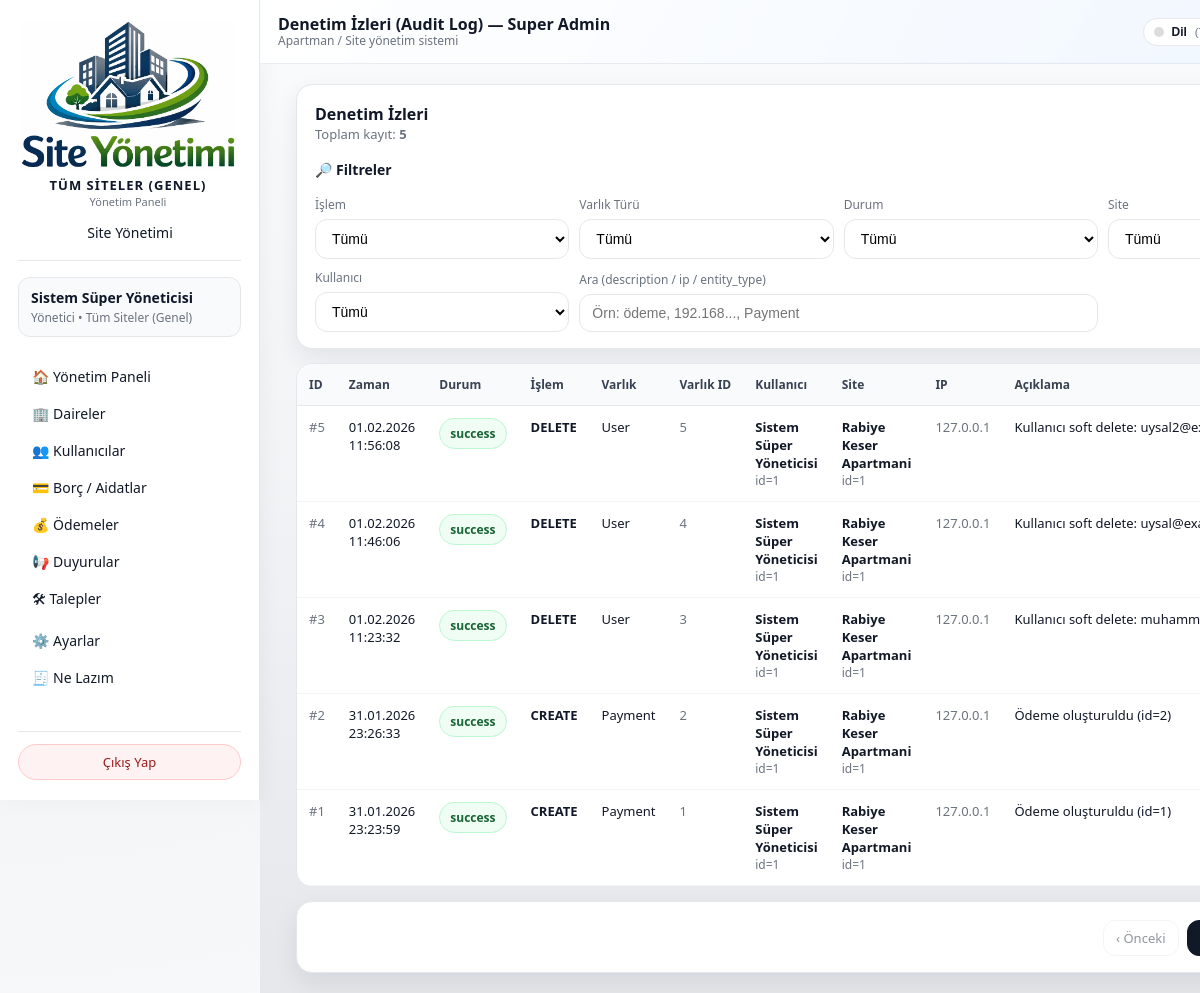
Screenshot of /admin/audit-logs (signed in) with the database file from the repository.
### models/user_model.py (models this page shows, shortened)
class User(db.Model):
    __tablename__ = "users"
    id = db.Column(db.Integer, primary_key=True)
    name = db.Column(db.String(120), nullable=False)
    email = db.Column(db.String(120), unique=True, nullable=False, index=True)
    phone = db.Column(db.String(32), nullable=True)
    password_hash = db.Column(db.String(255), nullable=False)
    role = db.Column(db.String(20), nullable=False, default="resident")
    site_id = db.Column(db.Integer, db.ForeignKey("sites.id"), nullable=True)
    apartment_id = db.Column(
        db.Integer,
        db.ForeignKey("apartments.id"),
        nullable=True,
    )
    is_active = db.Column(db.Boolean, default=True, nullable=False)

### audit_logging.py (models this page shows, shortened)
class AuditLog(db.Model):
    __tablename__ = "audit_logs"
    id = Column(Integer, primary_key=True)
    user_id = Column(Integer, ForeignKey("users.id"), nullable=True)  # eğer user tablon 'users' ise
    user = relationship("User", foreign_keys=[user_id], lazy="joined")
    site_id = Column(Integer, ForeignKey("sites.id"), nullable=True)  # ✅ düzeltildi
    site = relationship("Site", foreign_keys=[site_id], lazy="joined")
    action = Column(String(50), nullable=False)
    entity_type = Column(String(50), nullable=False)
    entity_id = Column(Integer, nullable=True)
    ip_address = Column(String(45), nullable=True)
    user_agent = Column(String(500), nullable=True)
    old_values = Column(Text, nullable=True)
    new_values = Column(Text, nullable=True)
    description = Column(String(255), nullable=True)
    created_at = Column(DateTime, default=datetime.utcnow, nullable=False)
    status = Column(String(20), default="success")
    error_message = Column(Text, nullable=True)

### models/site_model.py (models this page shows, shortened)
class Site(db.Model):
    __tablename__ = "sites"
    id = db.Column(db.Integer, primary_key=True)
    name = db.Column(db.String(150), nullable=False, unique=True)
    description = db.Column(db.String(255), nullable=True)
    db_path = db.Column(db.String(255), nullable=True)
    is_active = db.Column(db.Boolean, nullable=False, default=True)
    users = db.relationship("User", backref="site", lazy="dynamic")

### routes/admin_routes.py (the view, shortened to what this page needs)
@admin_bp.route("/audit-logs", methods=["GET"])
@admin_required
def audit_logs():
    if not _require_super_admin():
        flash("Bu sayfayı sadece Süper Admin görüntüleyebilir.", "error")
        return redirect(url_for("admin.dashboard"))
    page = request.args.get("page", 1, type=int) or 1
    if page < 1:
        page = 1
    per_page = 50
    action = (request.args.get("action") or "").strip()
    entity_type = (request.args.get("entity_type") or "").strip()
    status = (request.args.get("status") or "").strip()
    site_id = request.args.get("site_id", type=int)
    user_id = request.args.get("user_id", type=int)
    q = (request.args.get("q") or "").strip()  # description / ip / entity_id araması
    try:
        query = AuditLog.query
        if action:
            query = query.filter(AuditLog.action == action)
        if entity_type:
            query = query.filter(AuditLog.entity_type == entity_type)
        if status:
            query = query.filter(AuditLog.status == status)
        if site_id:
            query = query.filter(AuditLog.site_id == site_id)
        if user_id:
            query = query.filter(AuditLog.user_id == user_id)
        total = query.count()
        logs = (
            query
            .order_by(AuditLog.created_at.desc())
            .offset((page - 1) * per_page)
            .limit(per_page)
            .all()
        )
        pages = (total + per_page - 1) // per_page if total > 0 else 1
        distinct_pairs = db.session.query(AuditLog.entity_type, AuditLog.action).distinct().all()
        all_entity_types = sorted({et for et, act in distinct_pairs if et})
        all_actions = sorted({act for et, act in distinct_pairs if act})
        all_sites = Site.query.order_by(Site.name.asc()).all()
        all_users = User.query.order_by(User.name.asc()).all()
        return render_template(
            "admin/audit_logs.html",
            logs=logs,
            page=page,
            pages=pages,
            total=total,
            filters={
                "action": action,
                "entity_type": entity_type,
                "status": status,
                "site_id": site_id,
                "user_id": user_id,
                "q": q,
            },
            all_actions=all_actions,
            all_entity_types=all_entity_types,
            all_sites=all_sites,
            all_users=all_users,
        )
    except SQLAlchemyError as exc:
        current_app.logger.exception("Audit log listesi alınamadı: %s", exc)
        flash("Audit log listesi alınırken hata oluştu.", "error")
        return redirect(url_for("admin.dashboard"))

### templates/admin/audit_logs.html (shortened to what this page needs)
{% extends "base.html" %}
{% block topbar_title %}Denetim İzleri (Audit Log) — Super Admin{% endblock %}
{% block content %}
<div class="audit-wrap">
  <div class="card">
    <div class="meta-row">
      <div>
        <h2 style="font-size:16px; margin:0;">Denetim İzleri</h2>
        <div class="count">Toplam kayıt: <b>{{ total }}</b></div>
      </div>
    </div>
    <div class="filters-head">
      <div class="filters-title">🔎 Filtreler</div>
    </div>
    <div class="filters-panel" id="filtersPanel" style="display:block;">
      <form method="GET" class="audit-filters" action="{{ url_for('admin.audit_logs') }}">
        <div class="f">
          <label>İşlem</label>
          <select name="action">
            <option value="">Tümü</option>
          </select>
        </div>
        <div class="f">
          <label>Varlık Türü</label>
          <select name="entity_type">
            <option value="">Tümü</option>
          </select>
        </div>
        <div class="f">
          <label>Durum</label>
          <select name="status">
            <option value="">Tümü</option>
          </select>
        </div>
        <div class="f">
          <label>Site</label>
          <select name="site_id">
            <option value="">Tümü</option>
          </select>
        </div>
        <div class="f">
          <label>Kullanıcı</label>
          <select name="user_id">
            <option value="">Tümü</option>
          </select>
        </div>
        <div class="f-wide">
          <label>Ara (description / ip / entity_type)</label>
          <input name="q" value="{{ filters.q }}" placeholder="Örn: ödeme, 192.168..., Payment" />
        </div>
        <div class="f-btn">
        </div>
      </form>
    </div>
  </div>
  <div class="table-wrap">
    <table>
      <thead>
        <tr>
          <th>ID</th>
          <th>Zaman</th>
          <th>Durum</th>
          <th>İşlem</th>
          <th>Varlık</th>
          <th>Varlık ID</th>
          <th>Kullanıcı</th>
          <th>Site</th>
          <th>IP</th>
          <th>Açıklama</th>
        </tr>
      </thead>
      <tbody>
        {% for log in logs %}
          <tr>
            <td class="muted">#{{ log.id }}</td>
            <td>{{ log.created_at.strftime("%d.%m.%Y %H:%M:%S") if log.created_at else "-" }}</td>
            <td>
              {% if log.status == "success" %}
                <span class="badge badge-success">success</span>
              {% else %}
                <span class="badge badge-failure">failure</span>
              {% endif %}
            </td>
            <td><b>{{ log.action }}</b></td>
            <td>{{ log.entity_type }}</td>
            <td class="muted">{{ log.entity_id if log.entity_id is not none else "-" }}</td>
            <td>
              {% if log.user %}
                <b>{{ log.user.name }}</b>
                <div class="muted" style="font-size:12px;">id={{ log.user_id }}</div>
              {% else %}
                <span class="muted">Sistem / Bilinmiyor</span>
              {% endif %}
            </td>
            <td>
              {% if log.site %}
                <b>{{ log.site.name }}</b>
                <div class="muted" style="font-size:12px;">id={{ log.site_id }}</div>
              {% else %}
                <span class="muted">-</span>
              {% endif %}
            </td>
            <td class="muted">{{ log.ip_address or "-" }}</td>
            <td class="desc" title="{{ log.description or '' }}">{{ log.description or "-" }}</td>
          </tr>
        {% endfor %}
      </tbody>
    </table>
  </div>
  <div class="card">
    <div class="pager">
      {% set args = request.args.to_dict() %}
      {% set prev_page = page - 1 %}
      {% set next_page = page + 1 %}
      {% set args_prev = args.copy() %}
      {% set _ = args_prev.update({"page": prev_page}) %}
      {% set args_next = args.copy() %}
      {% set _ = args_next.update({"page": next_page}) %}
      <a class="{% if page <= 1 %}disabled{% endif %}"
         href="{{ url_for('admin.audit_logs', **args_prev) }}">
        ‹ Önceki
      </a>
      <span class="active">Sayfa {{ page }} / {{ pages }}</span>
    </div>
  </div>
</div>
{% endblock %}

### templates/base.html (shortened to what this page needs)
<!doctype html>
<html lang="{{ session.get('lang','tr') }}">
<head>
  <link rel="stylesheet" href="{{ url_for('static', filename='css/app.css') }}">
</head>
<body class="{% block body_class %}{% endblock %}">
{% set LANG = session.get('lang','tr') %}
{% macro t(k) -%}
  {{ I18N.get(LANG, I18N['tr']).get(k, I18N['tr'].get(k, k)) }}
{%- endmacro %}
<div class="layout">
  <aside class="sidebar" id="sidebar">
    {% set _role = session.get("user_role") %}
    {% set _active_site = session.get("active_site_name") %}
    {% set site_name = session.get("active_site_name")
      or (current_site_name if current_site_name is defined and current_site_name else t('default_brand_name')) %}
    {% if _role == "super_admin" and not _active_site %}
      {% set site_name = t('all_sites_global') %}
    {% endif %}
    <div class="sidebar__header">
      <div class="sidebar__logo-wrapper">
        <img
          src="{{ url_for('static', filename='logo1.png') }}"
          alt="Logo"
          class="sidebar__logo-img"
          style="width:220px; height:150px; object-fit:contain;"
        >
        <div class="sidebar__brand-block">
          <div class="sidebar__brand-title">
            {{ site_name }}
          </div>
          <div class="sidebar__brand-subtitle">
            {{ t('panel_title') }}
          </div>
        </div>
        {% if session.get("user_role") == "super_admin" %}
          <a href="{{ url_for('admin.manage_sites', lang=LANG) }}" class="sidebar__link">
            {{ t('menu_site_mgmt') }}
          </a>
        {% endif %}
      </div>
    </div>
    <div class="sidebar__user">
      {% set user_name = session.get("user_name") %}
      {% set user_role = session.get("user_role") %}
      {% set active_site_name = session.get("active_site_name") %}
      {% set fallback_site_name = session.get("site_name", t('default_site_name')) %}
      {% if user_role == "super_admin" and not active_site_name %}
        {% set fallback_site_name = t('all_sites_global') %}
      {% endif %}
      <div class="sidebar__user-name">
        {% if user_name %}
          {{ user_name }}
        {% else %}
          {{ t('logged_in') }}
        {% endif %}
      </div>
      <div class="sidebar__user-role">
        {% if user_role in ["admin", "super_admin"] %}
          {{ t('role_admin_of') }} {{ active_site_name or fallback_site_name }}
        {% elif user_role == "resident" %}
          {{ t('role_resident_of') }} {{ active_site_name or fallback_site_name }}
        {% else %}
          {{ active_site_name or fallback_site_name }}
        {% endif %}
      </div>
    </div>
    <nav class="sidebar__nav">
      {% set endpoint = request.endpoint or "" %}
      {% if user_role in ["admin", "super_admin"] %}
        <a href="{{ url_for('admin.dashboard', lang=LANG) }}"
           class="sidebar__link {% if endpoint == 'admin.dashboard' %}sidebar__link--active{% endif %}">
          🏠 {{ t('menu_admin_dashboard') }}
        </a>
        <a href="{{ url_for('admin.manage_apartments', lang=LANG) }}"
           class="sidebar__link {% if endpoint == 'admin.manage_apartments' %}sidebar__link--active{% endif %}">
          🏢 {{ t('menu_apartments') }}
        </a>
        <a href="{{ url_for('admin.manage_users', lang=LANG) }}"
           class="sidebar__link {% if endpoint == 'admin.manage_users' %}sidebar__link--active{% endif %}">
          👥 {{ t('menu_users') }}
        </a>
        <a href="{{ url_for('admin.manage_bills', lang=LANG) }}"
           class="sidebar__link {% if endpoint == 'admin.manage_bills' or endpoint == 'admin.dues_summary' %}sidebar__link--active{% endif %}">
          💳 {{ t('menu_bills') }}
        </a>
        <a href="{{ url_for('admin.manage_payments', lang=LANG) }}"
           class="sidebar__link {% if endpoint == 'admin.manage_payments' %}sidebar__link--active{% endif %}">
          💰 {{ t('menu_payments') }}
        </a>
        <a href="{{ url_for('admin.manage_announcements', lang=LANG) }}"
           class="sidebar__link {% if endpoint == 'admin.manage_announcements' %}sidebar__link--active{% endif %}">
          📢 {{ t('menu_announcements') }}
        </a>
        <a href="{{ url_for('admin.manage_tickets', lang=LANG) }}"
           class="sidebar__link {% if endpoint == 'admin.manage_tickets' %}sidebar__link--active{% endif %}">
          🛠 {{ t('menu_tickets') }}
        </a>
        <a href="{{ url_for('admin.settings', lang=LANG) }}"
           class="sidebar__link {% if endpoint == 'admin.settings' %}sidebar__link--active{% endif %}">
          ⚙️ {{ t('menu_settings') }}
        </a>
        <a href="{{ url_for('admin.ne_lazim', lang=LANG) }}"
          class="sidebar__link {% if endpoint == 'admin.ne_lazim' %}sidebar__link--active{% endif %}">
          🧾 {{ t('menu_need_list') }}
        </a>
      {% else %}
        <a href="{{ url_for('admin.dashboard', lang=LANG) }}"
           class="sidebar__link {% if endpoint == 'admin.dashboard' %}sidebar__link--active{% endif %}">
          🏠 {{ t('menu_admin_dashboard') }}
        </a>
      {% endif %}
    </nav>
    <div class="sidebar__footer">
      <a href="{{ url_for('auth.logout', lang=LANG) }}" class="sidebar__logout-btn">
        {{ t('logout') }}
      </a>
    </div>
  </aside>
  <div class="main">
    <header class="topbar">
      <div>
        <div class="topbar__title">
          {% block topbar_title %}{{ t('panel_title') }}{% endblock %}
        </div>
        <div class="topbar__subtitle">
          {% if user_role == "admin" or (user_role == "super_admin" and active_site_name) %}
            {{ t('admin_view') }}
          {% elif user_role == "resident" %}
            {{ t('resident_view') }}
          {% else %}
            {{ t('system_view') }}
          {% endif %}
        </div>
      </div>
      <div class="topbar__user" style="display:flex; align-items:center; gap:10px;">
        <div class="lang-switch" id="langSwitch">
          <button type="button" class="lang-btn" id="langBtn" aria-haspopup="true" aria-expanded="false">
            <span class="lang-dot"></span>
            <span style="font-weight:600;">{{ t('language') }}</span>
            <span style="color:#6b7280; font-size:11px;">({{ LANG|upper }})</span>
          </button>
          {% set nxt = request.full_path %}
        </div>
      </div>
    </header>
    <main class="content">
      {% block content %}{% endblock %}
    </main>
  </div>
</div>
</body>
</html>

### rows the page displays
User: name "Sistem Süper Yöneticisi"
AuditLog: id "5", created_at "01.02.2026 11:56:08", status "success", action "DELETE", entity_type "User", entity "5", user.name "Sistem Süper Yöneticisi", user_id "1", site.name "Rabiye Keser Apartmani", site_id "1", ip_address "127.0.0.1", description "Kullanıcı soft delete:…"
AuditLog: id "4", created_at "01.02.2026 11:46:06", status "success", action "DELETE", entity_type "User", entity "4", user.name "Sistem Süper Yöneticisi", user_id "1", site.name "Rabiye Keser Apartmani", site_id "1", ip_address "127.0.0.1", description "Kullanıcı soft delete:…"
AuditLog: id "3", created_at "01.02.2026 11:23:32", status "success", action "DELETE", entity_type "User", entity "3", user.name "Sistem Süper Yöneticisi", user_id "1", site.name "Rabiye Keser Apartmani", site_id "1", ip_address "127.0.0.1", description "Kullanıcı soft delete:…"
AuditLog: id "2", created_at "31.01.2026 23:26:33", status "success", action "CREATE", entity_type "Payment", entity "2", user.name "Sistem Süper Yöneticisi", user_id "1", site.name "Rabiye Keser Apartmani", site_id "1", ip_address "127.0.0.1", description "Ödeme oluşturuldu (id=2)"
AuditLog: id "1", created_at "31.01.2026 23:23:59", status "success", action "CREATE", entity_type "Payment", entity "1", user.name "Sistem Süper Yöneticisi", user_id "1", site.name "Rabiye Keser Apartmani", site_id "1", ip_address "127.0.0.1", description "Ödeme oluşturuldu (id=1)"

### other values shown
{{ total }} "5"
